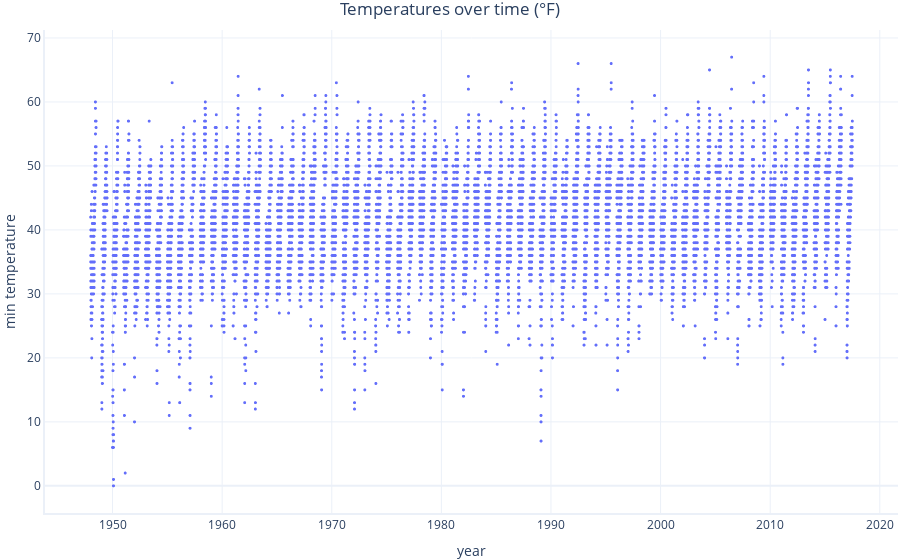

Notebook code cell kept with this figure:
### Markdown cell above
# Exercise 2.7 of Microsoft Learn ML course
Modification compared to original
* scaled data
* two different cost functions - MSD (Mean Square Differenace) and MAD (Mean Absolute Difference)

### Code cell
from datetime import datetime
import pandas
import graphing # Custom graphing code. See our GitHub repository

# Load a file that contains weather data for Seattle
data = pandas.read_csv('seattleWeather_1948-2017.csv', parse_dates=['date'])

# Remove all dates after July 1 because we have to to plant onions before summer begins
data = data[[d.month < 7 for d in data.date]].copy()


# Convert the dates into numbers so we can use them in our models
# We make a year column that can contain fractions. For example,
# 1948.5 is halfway through the year 1948
data["year"] = [(d.year + d.timetuple().tm_yday / 365.25) for d in data.date]

# Let's take a quick look at our data
print("Visual Check:")
graphing.scatter_2D(data, 
                    label_x="year", 
                    label_y="min_temperature",
                    title="Temperatures over time (°F)")

### Figure 1 — Plotly figure (JSON) as saved in the notebook; plotly's stock layout.template omitted (floating-point values rounded to 4 significant figures; data arrays with more than 128 entries replaced by an {"elided": "..."} marker saying what was removed)
{"data": [{"hovertemplate": "year=%{x}<br>min temperature=%{y}<extra></extra>", "legendgroup": "", "marker": {"color": "#636efa", "size": 3, "symbol": "circle"}, "mode": "markers", "name": "", "showlegend": false, "type": "scattergl", "x": {"elided": "12688 float values"}, "xaxis": "x", "y": {"elided": "12688 int values"}, "yaxis": "y"}], "layout": {"legend": {"tracegroupgap": 0}, "title": {"text": "Temperatures over time (°F)"}, "xaxis": {"anchor": "y", "domain": [0, 1], "title": {"text": "year"}}, "yaxis": {"anchor": "x", "domain": [0, 1], "title": {"text": "min temperature"}}}}
